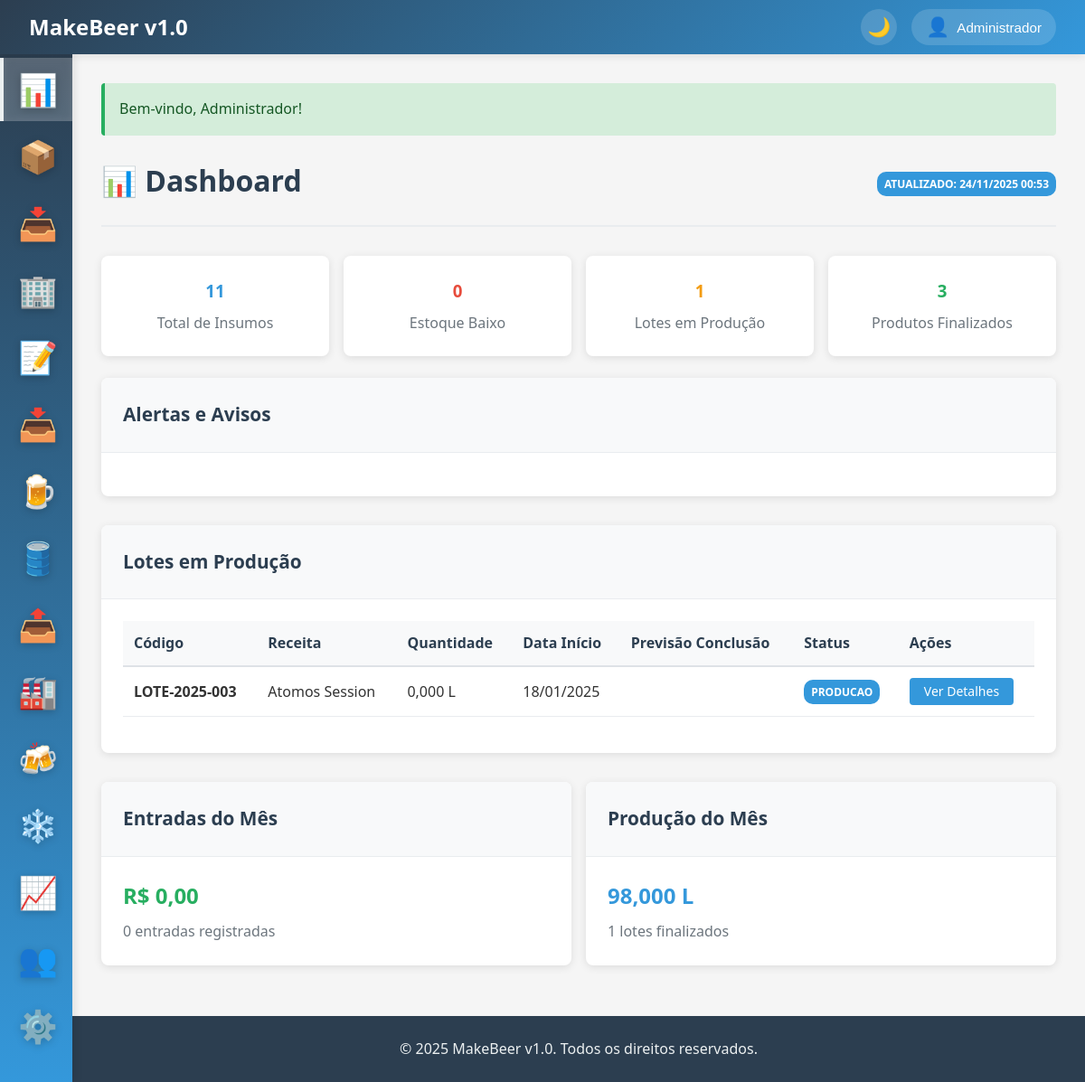
/dashboard (signed in), run on the app's committed database.
### tables this page shows
CREATE TABLE IF NOT EXISTS lotes_producao (
    id INT AUTO_INCREMENT PRIMARY KEY,
    codigo VARCHAR(50) UNIQUE NOT NULL,
    receita_id INT NOT NULL,
    volume_planejado DECIMAL(8,2) NOT NULL,
    volume_real DECIMAL(8,2),
    data_inicio DATE NOT NULL,
    data_fim DATE,
    status ENUM('planejado', 'em_producao', 'fermentando', 'maturando', 'finalizado', 'cancelado') DEFAULT 'planejado',
    densidade_inicial DECIMAL(4,3),
    densidade_final DECIMAL(4,3),
    ph_inicial DECIMAL(3,2),
    ph_final DECIMAL(3,2),
    temperatura_fermentacao DECIMAL(4,1),
    rendimento DECIMAL(5,2),
    observacoes TEXT,
    responsavel_id INT,
    envase_iniciado BOOLEAN DEFAULT FALSE,
    envase_finalizado BOOLEAN DEFAULT FALSE,
    data_envase DATE NULL,
    created_at TIMESTAMP DEFAULT CURRENT_TIMESTAMP,
    updated_at TIMESTAMP DEFAULT CURRENT_TIMESTAMP ON UPDATE CURRENT_TIMESTAMP,
    FOREIGN KEY (receita_id) REFERENCES receitas(id),
    FOREIGN KEY (responsavel_id) REFERENCES usuarios(id),
    INDEX idx_status (status),
    INDEX idx_data_inicio (data_inicio),
    INDEX idx_codigo (codigo)
);

CREATE TABLE IF NOT EXISTS receitas (
    id INT AUTO_INCREMENT PRIMARY KEY,
    nome VARCHAR(100) NOT NULL,
    estilo VARCHAR(50),
    descricao TEXT,
    volume_batch DECIMAL(8,2) NOT NULL,
    densidade_inicial DECIMAL(4,3),
    densidade_final DECIMAL(4,3),
    ibu DECIMAL(4,1),
    srm DECIMAL(4,1),
    abv DECIMAL(4,2),
    tempo_fermentacao INT,
    temperatura_fermentacao DECIMAL(4,1),
    instrucoes TEXT,
    ativo BOOLEAN DEFAULT TRUE,
    criado_por INT,
    created_at TIMESTAMP DEFAULT CURRENT_TIMESTAMP,
    updated_at TIMESTAMP DEFAULT CURRENT_TIMESTAMP ON UPDATE CURRENT_TIMESTAMP,
    FOREIGN KEY (criado_por) REFERENCES usuarios(id),
    INDEX idx_nome (nome),
    INDEX idx_estilo (estilo)
);

### app/controllers/BaseController.php (called while the page is built, shortened)
<?php
class BaseController {
    protected function view($view, $data = []) {
        extract($data);
        $viewPath = __DIR__ . '/../views/' . $view . '.php';
        require_once $viewPath;
    }
}
?>

### app/controllers/DashboardController.php (called while the page is built, shortened)
<?php
require_once 'BaseController.php';
class DashboardController extends BaseController {
    public function index() {
        $insumoModel = new Insumo();
        $loteModel = new LoteProducao();
        $produtoModel = new ProdutoFinal();
        $entradaModel = new EntradaEstoque();
        $insumoStats = $insumoModel->getStats();
        $loteStats = $loteModel->getStats();
        $produtoStats = $produtoModel->getStats();
        $entradaStats = $entradaModel->getStats(date('Y-m-01'), date('Y-m-d'));
        $stats = [
            'total_insumos' => $insumoStats['total'] ?? 0,
            'insumos_estoque_baixo' => $insumoStats['estoque_baixo'] ?? 0,
            'lotes_em_producao' => $loteStats['em_producao'] ?? 0,
            'produtos_finalizados' => $produtoStats['ativos'] ?? 0,
            'valor_entradas_mes' => $entradaStats['valor_total'] ?? 0,
            'total_entradas_mes' => $entradaStats['total_entradas'] ?? 0,
            'litros_produzidos_mes' => $loteStats['volume_total_produzido'] ?? 0,
            'lotes_finalizados_mes' => $loteStats['finalizados'] ?? 0
        ];
        $alertas = [
            'estoque_baixo' => $insumoModel->getEstoqueBaixo(),
            'produtos_baixo' => $produtoModel->getEstoqueBaixo(),
            'vencimentos' => $entradaModel->getProximasVencimento(30)
        ];
        $lotesEmProducao = $loteModel->getByStatus('em_producao');
        $data = [
            'stats' => $stats,
            'alertas' => $alertas,
            'lotes_em_producao' => $lotesEmProducao,
            'insumos_estoque_baixo' => $insumoModel->getEstoqueBaixo(),
            'validades_proximas' => $entradaModel->getProximasVencimento(30)
        ];
        $this->view('dashboard/index', $data);
    }
}
?>

### app/helpers/functions.php (called while the page is built, shortened)
<?php
function formatDate($date, $format = 'd/m/Y') {
    if (!$date) return '';
    return date($format, strtotime($date));
}
function formatDateTime($datetime, $format = 'd/m/Y H:i') {
    return date($format, strtotime($datetime));
}
function formatMoney($value) {
    return 'R$ ' . number_format(floatval($value), 2, ',', '.');
}
function formatQuantity($quantity, $unit = 'un') {
    $quantity = floatval($quantity);
    switch ($unit) {
        case 'kg':
        case 'l':
        case 'L':
            return number_format($quantity, 3, ',', '.') . ' ' . $unit;
    }
}
?>

### app/config/database.php (called while the page is built, shortened)
<?php
class Database {
    private static $instance = null;
    private $connection;
    private function __construct() {
        try {
            $dsn = "mysql:host=" . DB_HOST . ";dbname=" . DB_NAME . ";charset=" . DB_CHARSET;
            $options = [
                PDO::ATTR_ERRMODE => PDO::ERRMODE_EXCEPTION,
                PDO::ATTR_DEFAULT_FETCH_MODE => PDO::FETCH_ASSOC,
                PDO::ATTR_EMULATE_PREPARES => false,
            ];
            $this->connection = new PDO($dsn, DB_USER, DB_PASS, $options);
        } catch (PDOException $e) {
            die("Erro na conexão com o banco de dados: " . $e->getMessage());
        }
    }
    public static function getInstance() {
        if (self::$instance === null) {
            self::$instance = new self();
        }
        return self::$instance;
    }
    public function query($sql, $params = []) {
        try {
            $stmt = $this->connection->prepare($sql);
            $stmt->execute($params);
            return $stmt;
        } catch (PDOException $e) {
            error_log("Erro na query: " . $e->getMessage());
            throw $e;
        }
    }
    public function fetchOne($sql, $params = []) {
        $stmt = $this->query($sql, $params);
        return $stmt->fetch();
    }
    public function fetchAll($sql, $params = []) {
        $stmt = $this->query($sql, $params);
        return $stmt->fetchAll();
    }
}
?>

### app/models/BaseModel.php (called while the page is built, shortened)
<?php
abstract class BaseModel {
    public function __construct() {
        $this->db = Database::getInstance();
    }
}
?>

### app/models/Insumo.php (called while the page is built, shortened)
<?php
require_once 'BaseModel.php';
class Insumo extends BaseModel {
    protected $table = 'insumos';
    public function getEstoqueBaixo() {
        $sql = "SELECT i.*, c.nome as categoria_nome, f.nome as fornecedor_nome
                FROM {$this->table} i
                LEFT JOIN categorias_insumos c ON i.categoria_id = c.id
                LEFT JOIN fornecedores f ON i.fornecedor_principal_id = f.id
                WHERE i.estoque_atual <= i.estoque_minimo AND i.ativo = 1
                ORDER BY (i.estoque_atual / i.estoque_minimo) ASC";
        return $this->db->fetchAll($sql);
    }
    public function getStats() {
        $sql = "SELECT
                COUNT(*) as total,
                SUM(CASE WHEN ativo = 1 THEN 1 ELSE 0 END) as ativos,
                SUM(CASE WHEN estoque_atual <= estoque_minimo THEN 1 ELSE 0 END) as estoque_baixo,
                SUM(estoque_atual * preco_medio) as valor_total_estoque
                FROM {$this->table}";
        return $this->db->fetchOne($sql);
    }
}
?>

### app/models/LoteProducao.php (called while the page is built, shortened)
<?php
require_once 'BaseModel.php';
class LoteProducao extends BaseModel {
    protected $table = 'lotes_producao';
    public function getByStatus($status) {
        $sql = "SELECT l.*, r.nome as receita_nome, u.nome as responsavel_nome
                FROM {$this->table} l
                LEFT JOIN receitas r ON l.receita_id = r.id
                LEFT JOIN usuarios u ON l.responsavel_id = u.id
                WHERE l.status = ?
                ORDER BY l.data_inicio DESC";
        return $this->db->fetchAll($sql, [$status]);
    }
    public function getStats($dataInicio = null, $dataFim = null) {
        $where = '1=1';
        $params = [];
        $sql = "SELECT
                COUNT(*) as total_lotes,
                SUM(CASE WHEN status = 'finalizado' THEN 1 ELSE 0 END) as finalizados,
                SUM(CASE WHEN status = 'em_producao' THEN 1 ELSE 0 END) as em_producao,
                SUM(volume_real) as volume_total_produzido,
                AVG(rendimento) as rendimento_medio
                FROM {$this->table}
                WHERE {$where}";
        return $this->db->fetchOne($sql, $params);
    }
}
?>

### app/models/ProdutoFinal.php (called while the page is built, shortened)
<?php
require_once 'BaseModel.php';
class ProdutoFinal extends BaseModel {
    protected $table = 'produtos_finais';
    public function getEstoqueBaixo() {
        $sql = "SELECT *
                FROM {$this->table}
                WHERE estoque_atual <= estoque_minimo AND ativo = 1
                ORDER BY (estoque_atual / estoque_minimo) ASC";
        return $this->db->fetchAll($sql);
    }
    public function getStats() {
        $sql = "SELECT
                COUNT(*) as total_produtos,
                SUM(CASE WHEN ativo = 1 THEN 1 ELSE 0 END) as ativos,
                SUM(CASE WHEN estoque_atual <= estoque_minimo THEN 1 ELSE 0 END) as estoque_baixo,
                SUM(estoque_atual) as quantidade_total_estoque,
                SUM(estoque_atual * preco_venda) as valor_total_estoque
                FROM {$this->table}";
        return $this->db->fetchOne($sql);
    }
}
?>

### app/models/EntradaEstoque.php (called while the page is built, shortened)
<?php
require_once 'BaseModel.php';
class EntradaEstoque extends BaseModel {
    protected $table = 'entradas_estoque';
    public function getProximasVencimento($dias = 30) {
        $sql = "SELECT e.*,
                i.nome as insumo_nome,
                DATEDIFF(e.data_validade, CURDATE()) as dias_vencimento
                FROM {$this->table} e
                LEFT JOIN insumos i ON e.insumo_id = i.id
                WHERE e.data_validade IS NOT NULL
                AND e.data_validade > CURDATE()
                AND DATEDIFF(e.data_validade, CURDATE()) <= ?
                ORDER BY e.data_validade ASC";
        return $this->db->fetchAll($sql, [$dias]);
    }
    public function getStats($dataInicio = null, $dataFim = null) {
        $where = '1=1';
        $params = [];
        if ($dataInicio && $dataFim) {
            $where = "data_entrada BETWEEN ? AND ?";
            $params = [$dataInicio, $dataFim];
        }
        $sql = "SELECT
                COUNT(*) as total_entradas,
                SUM(quantidade) as quantidade_total,
                SUM(preco_total) as valor_total,
                COUNT(DISTINCT insumo_id) as insumos_diferentes,
                COUNT(DISTINCT fornecedor_id) as fornecedores_diferentes
                FROM {$this->table}
                WHERE {$where}";
        return $this->db->fetchOne($sql, $params);
    }
}
?>

### app/views/dashboard/index.php (the view, shortened to what this page needs)
<?php
include 'app/views/layouts/header.php';
?>
<div class="page-header d-flex justify-content-between align-items-center">
    <h1 class="page-title">📊 Dashboard</h1>
    <div>
        <span class="badge badge-info">Atualizado: <?= formatDateTime(date('Y-m-d H:i:s')) ?></span>
    </div>
</div>
<div class="row mb-4">
    <div class="col col-3">
        <div class="card">
            <div class="card-body text-center">
                <h3 style="color: #3498db; margin-bottom: 0.5rem;"><?= $stats['total_insumos'] ?? 0 ?></h3>
                <p style="margin: 0; color: #6c757d;">Total de Insumos</p>
            </div>
        </div>
    </div>
    <div class="col col-3">
        <div class="card">
            <div class="card-body text-center">
                <h3 style="color: #e74c3c; margin-bottom: 0.5rem;"><?= $stats['insumos_estoque_baixo'] ?? 0 ?></h3>
                <p style="margin: 0; color: #6c757d;">Estoque Baixo</p>
            </div>
        </div>
    </div>
    <div class="col col-3">
        <div class="card">
            <div class="card-body text-center">
                <h3 style="color: #f39c12; margin-bottom: 0.5rem;"><?= $stats['lotes_em_producao'] ?? 0 ?></h3>
                <p style="margin: 0; color: #6c757d;">Lotes em Produção</p>
            </div>
        </div>
    </div>
    <div class="col col-3">
        <div class="card">
            <div class="card-body text-center">
                <h3 style="color: #27ae60; margin-bottom: 0.5rem;"><?= $stats['produtos_finalizados'] ?? 0 ?></h3>
                <p style="margin: 0; color: #6c757d;">Produtos Finalizados</p>
            </div>
        </div>
    </div>
</div>
<?php if (!empty($alertas) && is_array($alertas)): ?>
<div class="card mb-4">
    <div class="card-header">
        <h3 class="card-title">Alertas e Avisos</h3>
    </div>
    <div class="card-body">
    </div>
</div>
<?php endif; ?>
<?php if (!empty($lotes_em_producao)): ?>
<div class="card mb-4">
    <div class="card-header">
        <h3 class="card-title">Lotes em Produção</h3>
    </div>
    <div class="card-body">
        <table class="table">
            <thead>
                <tr>
                    <th>Código</th>
                    <th>Receita</th>
                    <th>Quantidade</th>
                    <th>Data Início</th>
                    <th>Previsão Conclusão</th>
                    <th>Status</th>
                    <th>Ações</th>
                </tr>
            </thead>
            <tbody>
                <?php foreach ($lotes_em_producao as $lote): ?>
                <tr>
                    <td><strong><?= $lote['codigo_lote'] ?? $lote['codigo'] ?? $lote['id'] ?? 'N/A' ?></strong></td>
                    <td><?= $lote['receita_nome'] ?? $lote['receita'] ?? $lote['nome'] ?? 'N/A' ?></td>
                    <td><?= formatQuantity($lote['quantidade_produzida'] ?? $lote['quantidade'] ?? 0, 'L') ?></td>
                    <td><?= formatDate($lote['data_inicio'] ?? '') ?></td>
                    <td><?= formatDate($lote['previsao_conclusao'] ?? '') ?></td>
                    <td>
                        <?php
                        $status = $lote['status'] ?? 'desconhecido';
                        $statusClass = match($status) {
                            'planejado' => 'secondary',
                            'em_andamento', 'em_producao' => 'info',
                            'fermentacao' => 'warning',
                            'maturacao' => 'warning',
                            'finalizado' => 'success',
                            'cancelado' => 'danger',
                            default => 'secondary'
                        };
                        ?>
                        <span class="badge badge-<?= $statusClass ?>"><?= ucfirst(str_replace(['_', 'em '], ' ', $status)) ?></span>
                    </td>
                    <td>
                        <a href="/producao/viewProducao?id=<?= $lote['id'] ?? '' ?>" class="btn btn-sm btn-primary">Ver Detalhes</a>
                    </td>
                </tr>
                <?php endforeach; ?>
            </tbody>
        </table>
    </div>
</div>
<?php endif; ?>
<div class="row">
    <div class="col col-6">
        <div class="card">
            <div class="card-header">
                <h3 class="card-title">Entradas do Mês</h3>
            </div>
            <div class="card-body">
                <h2 style="color: #27ae60; margin: 0;"><?= formatMoney($stats['valor_entradas_mes'] ?? 0) ?></h2>
                <p style="margin: 0.5rem 0 0 0; color: #6c757d;"><?= $stats['total_entradas_mes'] ?? 0 ?> entradas registradas</p>
            </div>
        </div>
    </div>
    <div class="col col-6">
        <div class="card">
            <div class="card-header">
                <h3 class="card-title">Produção do Mês</h3>
            </div>
            <div class="card-body">
                <h2 style="color: #3498db; margin: 0;"><?= formatQuantity($stats['litros_produzidos_mes'] ?? 0, 'L') ?></h2>
                <p style="margin: 0.5rem 0 0 0; color: #6c757d;"><?= $stats['lotes_finalizados_mes'] ?? 0 ?> lotes finalizados</p>
            </div>
        </div>
    </div>
</div>
<?php include 'app/views/layouts/footer.php'; ?>

### data on the page
lotes_producao: receita "1", id "3", codigo "LOTE-2025-003", receita.nome "Atomos Session", quantidade "0,000 L", data_inicio "18/01/2025", status "PRODUCAO"

### other printed values
APP_NAME "MakeBeer v1.0"
$user['nome'] "Administrador"
$message "Bem-vindo, Administrador!"
$stats['total_insumos'] "11"
$stats['insumos_estoque_baixo'] "0"
formatMoney($stats['valor_entradas_mes'] ?? 0) "R$ 0,00"
$stats['total_entradas_mes'] "0"
formatQuantity($stats['litros_produzidos_mes'] ?? 0, 'L') "98,000 L"
